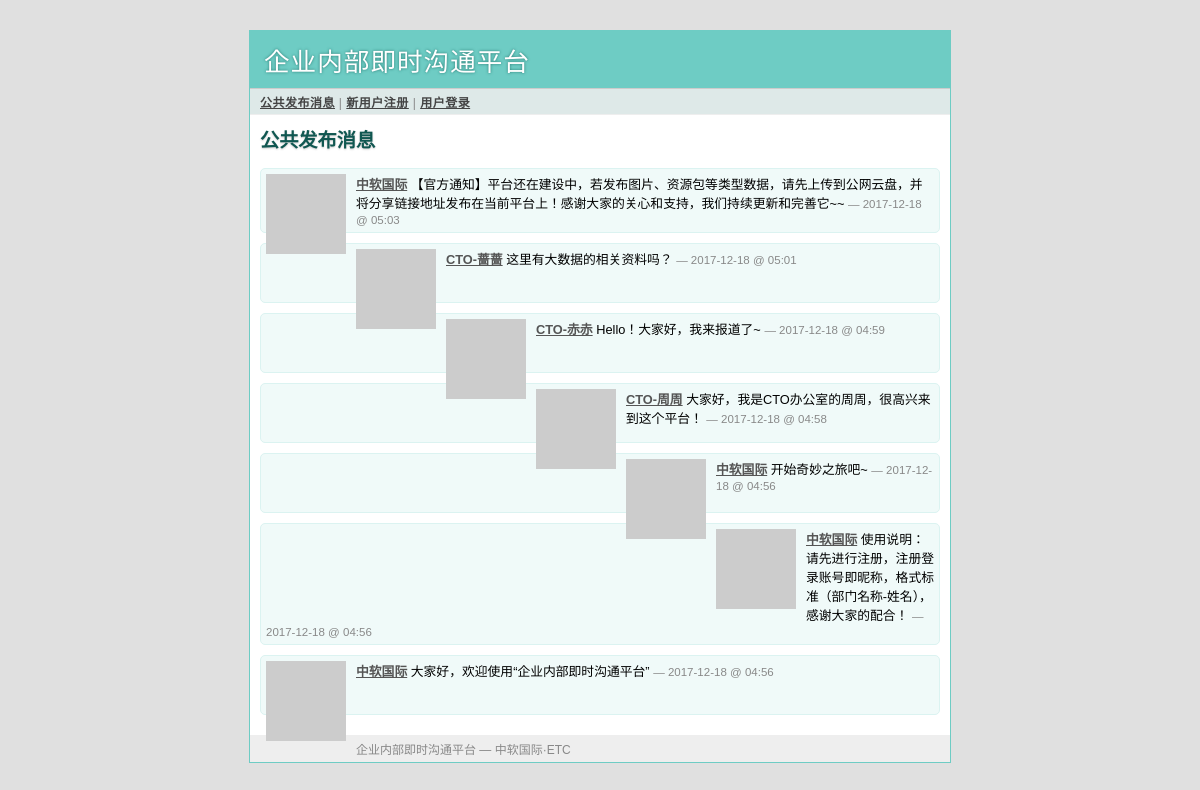
The page /public on the database its author committed.
### tables this page shows
CREATE TABLE message (
  message_id integer primary key autoincrement,
  author_id integer not null,
  text text not null,
  pub_date integer
);

CREATE TABLE user (
  user_id integer primary key autoincrement,
  username text not null,
  email text not null,
  pw_hash text not null
);

### minitwit.py (the view)
@app.route('/public')
def public_timeline():
    return render_template('timeline.html', messages=query_db('''
        select message.*, user.* from message, user
        where message.author_id = user.user_id
        order by message.pub_date desc limit ?''', [PER_PAGE]))

### minitwit.py (called while the page is built)
def get_db():
    top = _app_ctx_stack.top
    if not hasattr(top, 'sqlite_db'):
        top.sqlite_db = sqlite3.connect(app.config['DATABASE'])
        top.sqlite_db.row_factory = sqlite3.Row
    return top.sqlite_db

@app.teardown_appcontext
def close_database(exception):
    top = _app_ctx_stack.top
    if hasattr(top, 'sqlite_db'):
        top.sqlite_db.close()

def query_db(query, args=(), one=False):
    cur = get_db().execute(query, args)
    rv = cur.fetchall()
    return (rv[0] if rv else None) if one else rv

def format_datetime(timestamp):
    return datetime.utcfromtimestamp(timestamp).strftime('%Y-%m-%d @ %H:%M')

def gravatar_url(email, size=80):
    return 'https://www.gravatar.com/avatar/%s?d=identicon&s=%d' % \
        (md5(email.strip().lower().encode('utf-8')).hexdigest(), size)

@app.before_request
def before_request():
    g.user = None
    if 'user_id' in session:
        g.user = query_db('select * from user where user_id = ?',
                          [session['user_id']], one=True)

### templates/timeline.html (shortened to what this page needs)
{% extends "layout.html" %}
{% block title %}
  {% if request.endpoint == 'public_timeline' %}
    公共发布消息
  {% elif request.endpoint == 'user_timeline' %}
    {{ profile_user.username }}发布的消息
  {% else %}
    我的消息
  {% endif %}
{% endblock %}
{% block body %}
  <h2>{{ self.title() }}</h2>
  <ul class="messages">
  {% for message in messages %}
    <li><img src="{{ message.email|gravatar(size=48) }}"><p>
      <strong><a href="{{ url_for('user_timeline', username=message.username)
      }}">{{ message.username }}</a></strong>
      {{ message.text }}
      <small>&mdash; {{ message.pub_date|datetimeformat }}</small>
  {% else %}
    <li><em>到目前为止您还未发布过任何消息</em>
  {% endfor %}
  </ul>
{% endblock %}

### templates/layout.html (shortened to what this page needs)
<!doctype html>
<link rel="stylesheet" type="text/css" href="{{ url_for('static', filename='style.css') }}">
<div class="page">
  <h1>企业内部即时沟通平台</h1>
  <div class="navigation">
  {% if g.user %}
    <a href="{{ url_for('timeline') }}">我的消息</a> |
    <a href="{{ url_for('public_timeline') }}">公共发布消息</a> |
    [{{ g.user.username }}]&nbsp;<a href="{{ url_for('logout') }}">退出</a>
  {% else %}
    <a href="{{ url_for('public_timeline') }}">公共发布消息</a> |
    <a href="{{ url_for('register') }}">新用户注册</a> |
    <a href="{{ url_for('login') }}">用户登录</a>
  {% endif %}
  </div>
  <div class="body">
  {% block body %}{% endblock %}
  </div>
  <div class="footer">
    企业内部即时沟通平台 &mdash; 中软国际·ETC
  </div>
</div>

### static/style.css (style rules this page uses)
a { color: rgb(85, 85, 85); }
div.page { background: white; border: 1px solid #6ECCC4; width: 700px; margin: 30px auto; }
div.page h1 { background: #6ECCC4; margin: 0; padding: 10px 14px; color: white; letter-spacing: 1px; text-shadow: 0 0 3px #24776F; font-weight: normal; }
div.page div.navigation { background: #DEE9E8; padding: 4px 10px; border-top: 1px solid #ccc; border-bottom: 1px solid #eee; color: #888; font-size: 12px; letter-spacing: 0.5px; }
div.page div.navigation a { color: #444; font-weight: bold; }
div.page h2 { margin: 0 0 15px 0; color: #105751; text-shadow: 0 1px 2px #ccc; }
div.page div.body { padding: 10px; }
div.page div.footer { background: #eee; color: #888; padding: 5px 10px; font-size: 12px; }
div.page ul.messages { list-style: none; margin: 0; padding: 0; }
div.page ul.messages li { margin: 10px 0; padding: 5px; background: #F0FAF9; border: 1px solid #DBF3F1; -moz-border-radius: 5px; -webkit-border-radius: 5px; min-height: 48px; }
div.page ul.messages p { margin: 0; }
div.page ul.messages li img { float: left; padding: 0 10px 0 0; }
div.page ul.messages li small { font-size: 0.9em; color: #888; }

### rows shown on the page
message: username "中软国际", text "【官方通知】平台还在建设中，若发布图片、资源包等类型数据，请先上传到公网云盘，并将分享链接地址发布在当前平台上！感谢大家的关心和支持，我们持续更新和完善它~~", pub_date "2017-12-18 @ 05:03"
message: username "CTO-蔷蔷", text "这里有大数据的相关资料吗？", pub_date "2017-12-18 @ 05:01"
message: username "CTO-赤赤", text "Hello！大家好，我来报道了~", pub_date "2017-12-18 @ 04:59"
message: username "CTO-周周", text "大家好，我是CTO办公室的周周，很高兴来到这个平台！", pub_date "2017-12-18 @ 04:58"
message: username "中软国际", text "开始奇妙之旅吧~", pub_date "2017-12-18 @ 04:56"
message: username "中软国际", text "使用说明：请先进行注册，注册登录账号即昵称，格式标准（部门名称-姓名），感谢大家的配合！", pub_date "2017-12-18 @ 04:56"
message: username "中软国际", text "大家好，欢迎使用“企业内部即时沟通平台”", pub_date "2017-12-18 @ 04:56"
